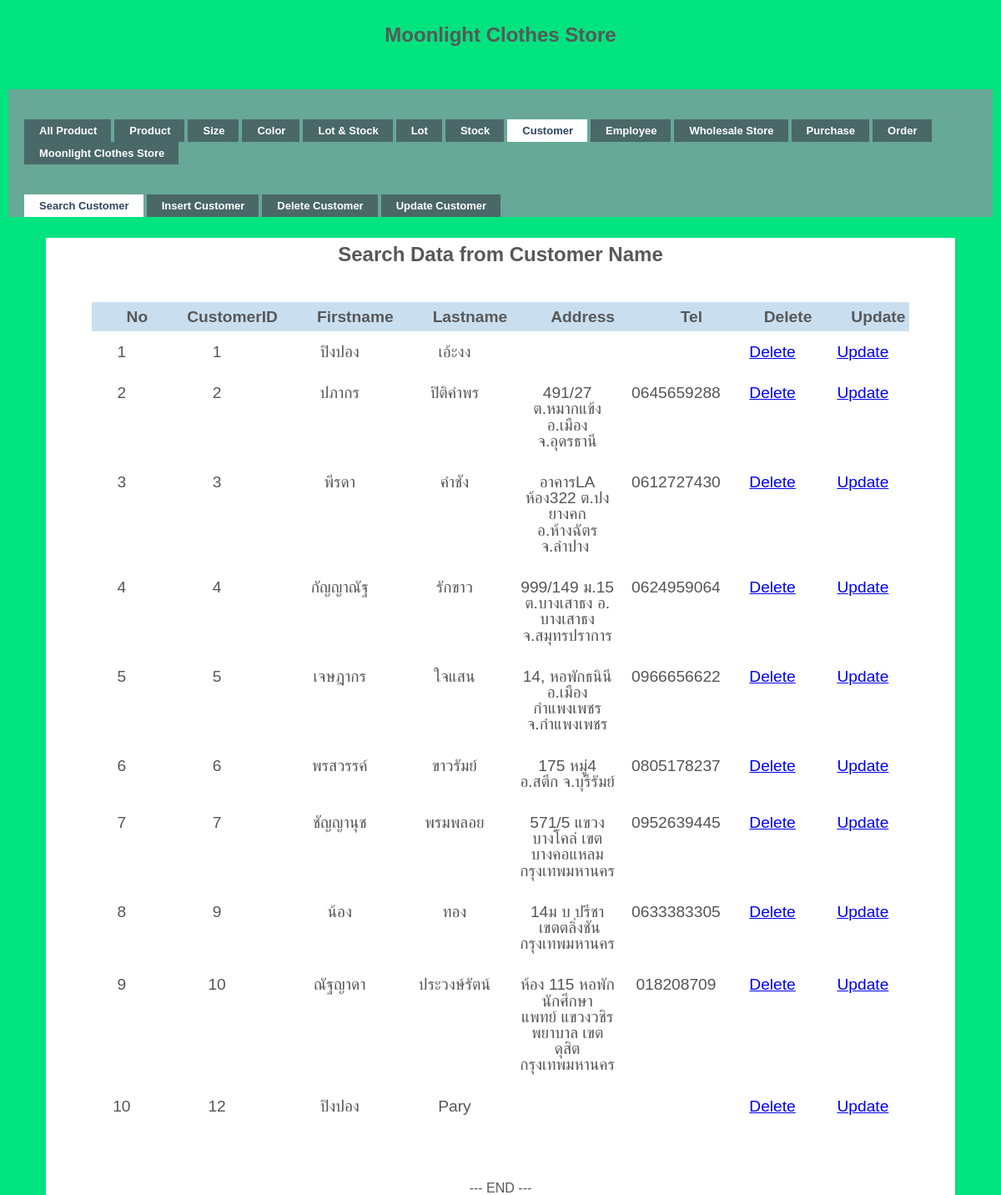
/searchData1.php, run on the app's committed database.
### tables this page shows
CREATE TABLE `customer` (
  `CustomerId` int(100) NOT NULL,
  `CustomerFirstname` varchar(50) NOT NULL,
  `CustomerLastname` varchar(50) NOT NULL,
  `CustomerAddress` varchar(100) NOT NULL,
  `CustomerTel` varchar(10) NOT NULL
);

### searchData1.php (the view, shortened to what this page needs)
<!DOCTYPE html PUBLIC "-//W3C//DTD XHTML 1.0 Transitional//EN" "http://www.w3.org/TR/xhtml1/DTD/xhtml1-transitional.dtd">
<html xmlns="http://www.w3.org/1999/xhtml">
<head>
<link rel="stylesheet" href="styles.css" type="text/css" />
<h1>Moonlight Clothes Store</h1>
</head>
<body>
<div id="demo-container">
  <ul id="simple-menu">
  	<li><a href="allproduct.php" ><span>All Product</span></a></li>
  	<li><a href="product.php" ><span>Product</span></a></li>
	<li><a href="size.php" ><span>Size</span></a></li>
    <li><a href="color.php" ><span>Color</span></a></li>
  	<li><a href="lot&stock.php"  ><span>Lot & Stock </span></a></li>
  	<li><a href="lot.php" ><span>Lot </span></a></li>
    <li><a href="stock.php" ><span>Stock </span></a></li>
  	<li><a href="Customer.php" class="current"><span>Customer</span></a></li>
    <li><a href="Employee.php" ><span>Employee</span></a></li>
    <li><a href="wholesale.php" ><span>Wholesale Store</span></a></li>
    <li><a href="purchase.php" ><span>Purchase</span></a></li>
    <li><a href="order.php" ><span>Order</span></a></li>
    <li><a href="/moonlight/public/index.php"><span>Moonlight Clothes Store</span></a></li>
  </ul>
</div>
<div id="demo-container">
  <ul id="simple-menu">
    <li><a href="searchCus.php"class="current"><span>Search Customer</span></a></li>
    <li><a href="insertCus.php"><span>Insert Customer</span></a></li>
    <li><a href="deCusId.php"><span>Delete Customer</span></a></li>
    <li><a href="updateCus.php"><span>Update Customer</span></a></li>
  </ul>
</div><br><div id="wrapper">
    <h1>Search Data from Customer Name</h1>
<body>
  <?php
  $keyword  = $_REQUEST['keyword'];
  require('connect.php');
  $sql = "SELECT *
    FROM customer
    WHERE CustomerFirstname LIKE '%" . $keyword . "%';
    ";
    $conn = mysqli_connect($servername, $username, $password, $dbname);
  $objQuery = mysqli_query($conn, $sql) or die("Error Query [" . $sql . "]");
  ?>
  <div align="center">
  <table id="keywords" cellspacing="0" cellpadding="0">
    <thead><br>
    <tr>
      <th width="50">
        <div align="center">No</div>
      </th>
      <th width="100">
        <div align="center">CustomerID</div>
      </th>
      <th width="100">
        <div align="center">Firstname</div>
      </th>
      <th width="100">
        <div align="center">Lastname</div>
      </th>
      <th width="100">
        <div align="center">Address</div>
      </th>
      <th width="100">
        <div align="center">Tel</div>
      </th>
      <th width="100">
        <div align="center">Delete</div>
      </th>
      <th width="100">
        <div align="center">Update</div>
      </th>
      </tr>
    </thead>
    <tbody>
    <?php
    $i = 1;
    while ($objResult = mysqli_fetch_array($objQuery)) {
    ?>
      <tr>
        <td>
          <div align="center"><?php echo $i; ?></div>
        </td>
        <td><?php echo $objResult["CustomerId"]; ?></td>
        <td><?php echo $objResult["CustomerFirstname"]; ?></td>
        <td><?php echo $objResult["CustomerLastname"]; ?></td>
        <td><?php echo $objResult["CustomerAddress"]; ?></td>
        <td><?php echo $objResult["CustomerTel"]; ?></td>
        <td align="center"><a href="deleteData1.php?CustomerId=<?php echo $objResult["CustomerId"]; ?>">Delete</a></td>
        <td align="center"><a href="updateCus.php?CustomerId=<?php echo $objResult["CustomerId"]; ?>">Update</a></td>
      </tr>
    <?php
      $i++;
    }
    ?>
  </tbody>
  </table>
  <?php
  echo "<br><br>";
  echo "--- END ---";
  ?></div>
</body>
</html>

### styles.css (style rules this page uses)
h1 { font-family:Verdana, Arial, Helvetica, sans-serif; font-size:16px; font-weight:bold; margin:0; padding:0; }
#demo-container { padding:25px 15px 0 15px; background:#67A897; }
ul#simple-menu { list-style-type:none; width:100%; position:relative; height:27px; font-family:"Trebuchet MS",Arial,sans-serif; font-size:13px; font-weight:bold; margin:0; padding:11px 0 0 0; }
ul#simple-menu li { display:block; float:left; margin:0 0 0 4px; height:27px; }
ul#simple-menu li a { display:block; float:left; color:#fff; background:#4A6867; line-height:27px; text-decoration:none; padding:0 17px 0 18px; height:27px; }
ul#simple-menu li a.current { color:#2E4560; background:#fff; }
html, body, div, span, applet, object, iframe, h1, h2, h3, h4, h5, h6, p, blockquote, pre, a, abbr, acronym, address, big, cite, code, del, dfn, em, img, ins, kbd, q, s, samp, small, strike, strong, sub, sup, tt, var, b, u, i, center, dl, dt, dd, ol, ul, li, fieldset, form, label, legend, table, caption, tbody, tfoot, thead, tr, th, td, article, aside, canvas, details, embed, figure, figcaption, footer, header, hgroup, menu, nav, output, ruby, section, summary, time, mark, audio, video { margin: 0; padding: 0; border: 0; font-size: 150%; font: inherit; vertical-align: baseline; outline: none; -webkit-font-smoothing: antialiased; -webkit-text-size-adjust: 100%; -ms-text-size-adjust: 100%; -webkit-box-sizing: border-box; -moz-box-sizing: border-box; box-sizing: border-box; }
html { overflow-y: scroll; }
body { background: #eee url('https://i.imgur.com/eeQeRmk.png'); font-family: 'Helvetica Neue', Helvetica, Arial, sans-serif; font-size: 100%; line-height: 1; color: #585858; padding: 22px 10px; padding-bottom: 55px; }
ol, ul { list-style: none; }
table { border-collapse: collapse; border-spacing: 0; }
h1 { font-family: 'Amarante', Tahoma, sans-serif; font-weight: bold; font-size: 150%; line-height: 1.7em; margin-bottom: 10px; text-align: center; }
#wrapper { display: block; width: 1090px; background: rgb(600, 600, 600); margin: 0 auto; padding: 0px 0px; -webkit-box-align: 2px 2px 3px -1px rgba(0,0,0,0.35); }
#keywords { margin: 0 auto; font-size: 1.2em; margin-bottom: 15px; }
#keywords thead { cursor: pointer; background: #c9dff0; }
#keywords thead tr th { font-weight: bold; padding: 8px 5px; padding-left: 42px; }
#keywords tbody tr { color: #555; }
#keywords tbody tr td { text-align: center; padding: 15px 10px; }
* { box-sizing: border-box; }
html, body { height: 100%; }
body { display: grid; grid-template-rows: 1fr; font-family: "Raleway", sans-serif; background-color: #01e37f; }

### data on the page
customer: CustomerId "1", CustomerFirstname "ปิงปอง", CustomerLastname "เอ้ะงง"
customer: CustomerId "2", CustomerFirstname "ปภากร", CustomerLastname "ปิติคำพร", CustomerAddress "491/27 ต.หมากแข้ง อ.เมือง จ.อุดรธานี", CustomerTel "0645659288"
customer: CustomerId "3", CustomerFirstname "พีรดา", CustomerLastname "คำชัง", CustomerAddress "อาคารLA ห้อง322 ต.ปงยางคก อ.ห้างฉัตร จ.ลำปาง", CustomerTel "0612727430"
customer: CustomerId "4", CustomerFirstname "กัญญาณัฐ", CustomerLastname "รักขาว", CustomerAddress "999/149 ม.15 ต.บางเสาธง อ. บางเสาธง จ.สมุทรปราการ", CustomerTel "0624959064"
customer: CustomerId "5", CustomerFirstname "เจษฎากร", CustomerLastname "ใจแสน", CustomerAddress "14, หอพักธนินี อ.เมืองกำแพงเพชร จ.กำแพงเพชร", CustomerTel "0966656622"
customer: CustomerId "6", CustomerFirstname "พรสวรรค์", CustomerLastname "ขาวรัมย์", CustomerAddress "175 หมู่4 อ.สตึก จ.บุรีรัมย์", CustomerTel "0805178237"
customer: CustomerId "7", CustomerFirstname "ชัญญานุช", CustomerLastname "พรมพลอย", CustomerAddress "571/5 แขวงบางโคล่ เขตบางคอแหลม กรุงเทพมหานคร", CustomerTel "0952639445"
customer: CustomerId "9", CustomerFirstname "น้อง", CustomerLastname "ทอง", CustomerAddress "14ม บ ปรีชา เขตตลิ่งชัน กรุงเทพมหานคร", CustomerTel "0633383305"
customer: CustomerId "10", CustomerFirstname "ณัฐญาดา", CustomerLastname "ประวงษ์รัตน์", CustomerAddress "ห้อง 115 หอพักนักศึกษาแพทย์ แขวงวชิรพยาบาล เขตดุสิต กรุงเทพมหานคร", CustomerTel "018208709"
customer: CustomerId "12", CustomerFirstname "ปิงปอง", CustomerLastname "Pary"
